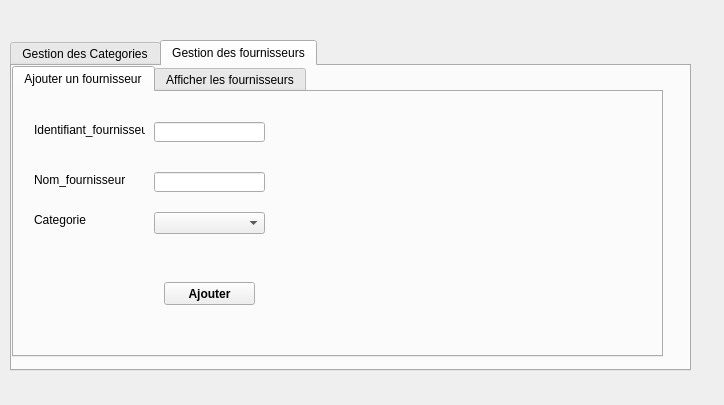
<?xml version="1.0" encoding="UTF-8"?>
<ui version="4.0">
 <class>Dialog</class>
 <widget class="QDialog" name="Dialog">
  <property name="geometry">
   <rect>
    <x>0</x>
    <y>0</y>
    <width>724</width>
    <height>405</height>
   </rect>
  </property>
  <property name="windowTitle">
   <string>Dialog</string>
  </property>
  <property name="styleSheet">
   <string notr="true">gridline-color: rgb(255, 255, 255);</string>
  </property>
  <widget class="QTabWidget" name="tabWidget_2">
   <property name="geometry">
    <rect>
     <x>10</x>
     <y>40</y>
     <width>681</width>
     <height>331</height>
    </rect>
   </property>
   <property name="styleSheet">
    <string notr="true">gridline-color: rgb(255, 255, 255);</string>
   </property>
   <property name="currentIndex">
    <number>1</number>
   </property>
   <widget class="QWidget" name="tab_4">
    <attribute name="title">
     <string>Gestion des Categories</string>
    </attribute>
    <widget class="QTabWidget" name="tabWidget">
     <property name="geometry">
      <rect>
       <x>10</x>
       <y>0</y>
       <width>661</width>
       <height>291</height>
      </rect>
     </property>
     <property name="styleSheet">
      <string notr="true"/>
     </property>
     <property name="currentIndex">
      <number>1</number>
     </property>
     <widget class="QWidget" name="tab">
      <attribute name="title">
       <string>Ajouter une categorie</string>
      </attribute>
      <widget class="QLabel" name="label_2">
       <property name="geometry">
        <rect>
         <x>20</x>
         <y>40</y>
         <width>111</width>
         <height>20</height>
        </rect>
       </property>
       <property name="text">
        <string>Identifiant_categorie</string>
       </property>
      </widget>
      <widget class="QLabel" name="label_3">
       <property name="geometry">
        <rect>
         <x>20</x>
         <y>70</y>
         <width>47</width>
         <height>41</height>
        </rect>
       </property>
       <property name="text">
        <string>Nom</string>
       </property>
      </widget>
      <widget class="QLineEdit" name="lineEdit_id">
       <property name="geometry">
        <rect>
         <x>130</x>
         <y>40</y>
         <width>113</width>
         <height>20</height>
        </rect>
       </property>
      </widget>
      <widget class="QLineEdit" name="lineEdit_nom">
       <property name="geometry">
        <rect>
         <x>130</x>
         <y>80</y>
         <width>113</width>
         <height>20</height>
        </rect>
       </property>
      </widget>
      <widget class="QPushButton" name="pb_ajouter">
       <property name="geometry">
        <rect>
         <x>140</x>
         <y>130</y>
         <width>91</width>
         <height>21</height>
        </rect>
       </property>
       <property name="font">
        <font>
         <weight>75</weight>
         <bold>true</bold>
        </font>
       </property>
       <property name="text">
        <string>Ajouter</string>
       </property>
      </widget>
     </widget>
     <widget class="QWidget" name="tab_2">
      <attribute name="title">
       <string>Afficher les categories</string>
      </attribute>
      <widget class="QTableView" name="tabcategorie">
       <property name="geometry">
        <rect>
         <x>320</x>
         <y>10</y>
         <width>311</width>
         <height>241</height>
        </rect>
       </property>
      </widget>
      <widget class="QPushButton" name="modifiercat">
       <property name="geometry">
        <rect>
         <x>230</x>
         <y>60</y>
         <width>51</width>
         <height>21</height>
        </rect>
       </property>
       <property name="font">
        <font>
         <weight>50</weight>
         <bold>false</bold>
         <kerning>false</kerning>
        </font>
       </property>
       <property name="text">
        <string>Modifier</string>
       </property>
      </widget>
      <widget class="QLineEdit" name="lineEdit_id_11">
       <property name="geometry">
        <rect>
         <x>130</x>
         <y>60</y>
         <width>91</width>
         <height>21</height>
        </rect>
       </property>
      </widget>
      <widget class="QPushButton" name="pb_supprimer_6">
       <property name="geometry">
        <rect>
         <x>170</x>
         <y>20</y>
         <width>61</width>
         <height>21</height>
        </rect>
       </property>
       <property name="font">
        <font>
         <family>MS Shell Dlg 2</family>
         <pointsize>8</pointsize>
         <weight>9</weight>
         <italic>false</italic>
         <bold>false</bold>
        </font>
       </property>
       <property name="styleSheet">
        <string notr="true">font: 75 8pt &quot;MS Shell Dlg 2&quot;;</string>
       </property>
       <property name="text">
        <string>Supprimer</string>
       </property>
      </widget>
      <widget class="QLabel" name="label_4">
       <property name="geometry">
        <rect>
         <x>10</x>
         <y>60</y>
         <width>121</width>
         <height>20</height>
        </rect>
       </property>
       <property name="text">
        <string>&lt;html&gt;&lt;head/&gt;&lt;body&gt;&lt;p&gt;&lt;span style=&quot; font-size:10pt; color:#000000;&quot;&gt;New Nom_categorie&lt;/span&gt;&lt;/p&gt;&lt;/body&gt;&lt;/html&gt;</string>
       </property>
      </widget>
      <widget class="QPushButton" name="affichercategorie">
       <property name="geometry">
        <rect>
         <x>170</x>
         <y>130</y>
         <width>51</width>
         <height>21</height>
        </rect>
       </property>
       <property name="font">
        <font>
         <weight>50</weight>
         <bold>false</bold>
        </font>
       </property>
       <property name="text">
        <string>afficher</string>
       </property>
      </widget>
      <widget class="QLineEdit" name="filter">
       <property name="geometry">
        <rect>
         <x>70</x>
         <y>20</y>
         <width>91</width>
         <height>20</height>
        </rect>
       </property>
      </widget>
      <widget class="QLabel" name="label_12">
       <property name="geometry">
        <rect>
         <x>10</x>
         <y>20</y>
         <width>61</width>
         <height>21</height>
        </rect>
       </property>
       <property name="text">
        <string>&lt;html&gt;&lt;head/&gt;&lt;body&gt;&lt;p&gt;&lt;span style=&quot; font-size:10pt; color:#000000;&quot;&gt;Chercher&lt;/span&gt;&lt;/p&gt;&lt;/body&gt;&lt;/html&gt;</string>
       </property>
      </widget>
      <widget class="QLabel" name="label_10">
       <property name="geometry">
        <rect>
         <x>10</x>
         <y>130</y>
         <width>47</width>
         <height>13</height>
        </rect>
       </property>
       <property name="text">
        <string>Sort By</string>
       </property>
      </widget>
      <widget class="QComboBox" name="comboBoxcategorie">
       <property name="geometry">
        <rect>
         <x>50</x>
         <y>130</y>
         <width>111</width>
         <height>22</height>
        </rect>
       </property>
       <property name="styleSheet">
        <string notr="true">sort by</string>
       </property>
       <item>
        <property name="text">
         <string>id_categorie</string>
        </property>
       </item>
       <item>
        <property name="text">
         <string>nom_categorie</string>
        </property>
       </item>
      </widget>
     </widget>
    </widget>
   </widget>
   <widget class="QWidget" name="tab_5">
    <attribute name="title">
     <string>Gestion des fournisseurs</string>
    </attribute>
    <widget class="QTabWidget" name="tabWidget_3">
     <property name="geometry">
      <rect>
       <x>0</x>
       <y>0</y>
       <width>651</width>
       <height>291</height>
      </rect>
     </property>
     <property name="currentIndex">
      <number>0</number>
     </property>
     <widget class="QWidget" name="tab_8">
      <attribute name="title">
       <string>Ajouter un fournisseur</string>
      </attribute>
      <widget class="QLabel" name="label_6">
       <property name="geometry">
        <rect>
         <x>20</x>
         <y>30</y>
         <width>111</width>
         <height>16</height>
        </rect>
       </property>
       <property name="text">
        <string>Identifiant_fournisseur</string>
       </property>
      </widget>
      <widget class="QLabel" name="label_7">
       <property name="geometry">
        <rect>
         <x>20</x>
         <y>80</y>
         <width>111</width>
         <height>16</height>
        </rect>
       </property>
       <property name="text">
        <string>Nom_fournisseur</string>
       </property>
      </widget>
      <widget class="QLineEdit" name="lineEdit_id_3">
       <property name="geometry">
        <rect>
         <x>140</x>
         <y>30</y>
         <width>111</width>
         <height>20</height>
        </rect>
       </property>
      </widget>
      <widget class="QLineEdit" name="lineEdit_nom_2">
       <property name="geometry">
        <rect>
         <x>140</x>
         <y>80</y>
         <width>111</width>
         <height>20</height>
        </rect>
       </property>
      </widget>
      <widget class="QPushButton" name="ajouterfournisseur">
       <property name="geometry">
        <rect>
         <x>150</x>
         <y>190</y>
         <width>91</width>
         <height>23</height>
        </rect>
       </property>
       <property name="font">
        <font>
         <weight>75</weight>
         <bold>true</bold>
        </font>
       </property>
       <property name="text">
        <string>Ajouter</string>
       </property>
      </widget>
      <widget class="QComboBox" name="comboBoxfournisseur">
       <property name="geometry">
        <rect>
         <x>140</x>
         <y>120</y>
         <width>111</width>
         <height>22</height>
        </rect>
       </property>
       <property name="styleSheet">
        <string notr="true">sort by</string>
       </property>
      </widget>
      <widget class="QLabel" name="label_9">
       <property name="geometry">
        <rect>
         <x>20</x>
         <y>120</y>
         <width>111</width>
         <height>16</height>
        </rect>
       </property>
       <property name="text">
        <string>Categorie</string>
       </property>
      </widget>
     </widget>
     <widget class="QWidget" name="tab_9">
      <attribute name="title">
       <string>Afficher les fournisseurs</string>
      </attribute>
      <widget class="QTableView" name="tabfournisseur">
       <property name="geometry">
        <rect>
         <x>320</x>
         <y>10</y>
         <width>311</width>
         <height>241</height>
        </rect>
       </property>
      </widget>
      <widget class="QLabel" name="label_14">
       <property name="geometry">
        <rect>
         <x>10</x>
         <y>20</y>
         <width>61</width>
         <height>21</height>
        </rect>
       </property>
       <property name="text">
        <string>&lt;html&gt;&lt;head/&gt;&lt;body&gt;&lt;p&gt;&lt;span style=&quot; font-size:10pt; color:#000000;&quot;&gt;Chercher&lt;/span&gt;&lt;/p&gt;&lt;/body&gt;&lt;/html&gt;</string>
       </property>
      </widget>
      <widget class="QLineEdit" name="filter_2">
       <property name="geometry">
        <rect>
         <x>70</x>
         <y>20</y>
         <width>91</width>
         <height>20</height>
        </rect>
       </property>
      </widget>
      <widget class="QPushButton" name="supp_fournisseur">
       <property name="geometry">
        <rect>
         <x>170</x>
         <y>20</y>
         <width>61</width>
         <height>21</height>
        </rect>
       </property>
       <property name="styleSheet">
        <string notr="true">font: 75 8pt &quot;MS Shell Dlg 2&quot;;</string>
       </property>
       <property name="text">
        <string>Supprimer</string>
       </property>
      </widget>
      <widget class="QLabel" name="label_8">
       <property name="geometry">
        <rect>
         <x>10</x>
         <y>60</y>
         <width>131</width>
         <height>20</height>
        </rect>
       </property>
       <property name="text">
        <string>&lt;html&gt;&lt;head/&gt;&lt;body&gt;&lt;p&gt;&lt;span style=&quot; font-size:10pt; color:#000000;&quot;&gt;New Nom_fournisseur&lt;/span&gt;&lt;/p&gt;&lt;p&gt;&lt;br/&gt;&lt;/p&gt;&lt;/body&gt;&lt;/html&gt;</string>
       </property>
      </widget>
      <widget class="QLineEdit" name="lineEdit_id_13">
       <property name="geometry">
        <rect>
         <x>140</x>
         <y>60</y>
         <width>91</width>
         <height>21</height>
        </rect>
       </property>
      </widget>
      <widget class="QPushButton" name="modifier_fournisseur">
       <property name="geometry">
        <rect>
         <x>240</x>
         <y>60</y>
         <width>51</width>
         <height>21</height>
        </rect>
       </property>
       <property name="text">
        <string>Modifier</string>
       </property>
      </widget>
      <widget class="QLabel" name="label_15">
       <property name="geometry">
        <rect>
         <x>10</x>
         <y>130</y>
         <width>47</width>
         <height>13</height>
        </rect>
       </property>
       <property name="text">
        <string>Sort By</string>
       </property>
      </widget>
      <widget class="QPushButton" name="afficher_fournisseur">
       <property name="geometry">
        <rect>
         <x>150</x>
         <y>130</y>
         <width>51</width>
         <height>21</height>
        </rect>
       </property>
       <property name="text">
        <string>afficher</string>
       </property>
      </widget>
      <widget class="QComboBox" name="comboBox">
       <property name="geometry">
        <rect>
         <x>50</x>
         <y>130</y>
         <width>91</width>
         <height>22</height>
        </rect>
       </property>
       <item>
        <property name="text">
         <string>id_fournisseur</string>
        </property>
       </item>
       <item>
        <property name="text">
         <string>nom_fournisseur</string>
        </property>
       </item>
      </widget>
     </widget>
    </widget>
   </widget>
  </widget>
 </widget>
 <resources/>
 <connections/>
</ui>
